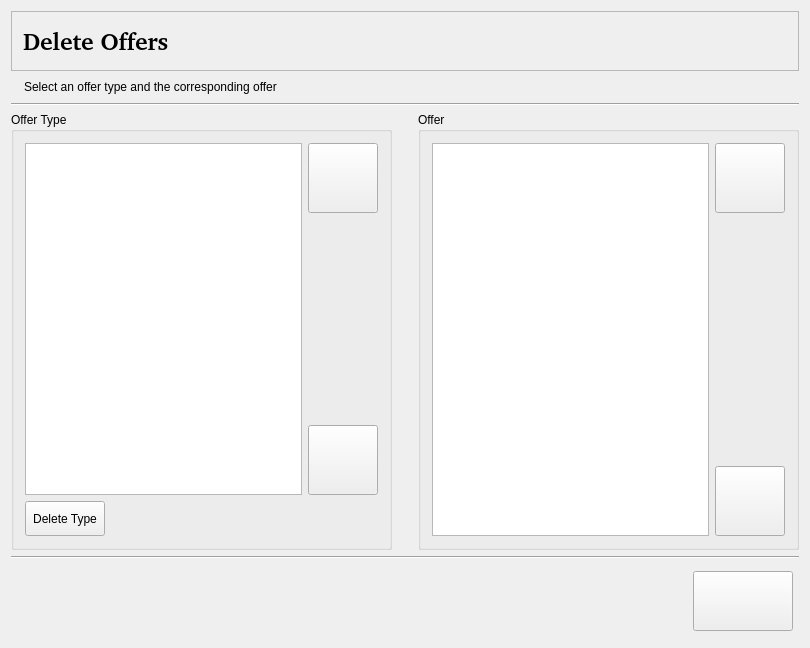
<?xml version="1.0" encoding="UTF-8"?>
<ui version="4.0">
 <class>OfferDeletionWidgetBase</class>
 <widget class="QWidget" name="OfferDeletionWidgetBase">
  <property name="geometry">
   <rect>
    <x>0</x>
    <y>0</y>
    <width>810</width>
    <height>648</height>
   </rect>
  </property>
  <property name="windowTitle">
   <string>Form2</string>
  </property>
  <layout class="QVBoxLayout">
   <item>
    <widget class="QFrame" name="Frame3">
     <property name="minimumSize">
      <size>
       <width>0</width>
       <height>60</height>
      </size>
     </property>
     <property name="maximumSize">
      <size>
       <width>32567</width>
       <height>60</height>
      </size>
     </property>
     <property name="frameShape">
      <enum>QFrame::StyledPanel</enum>
     </property>
     <property name="frameShadow">
      <enum>QFrame::Raised</enum>
     </property>
     <property name="lineWidth">
      <number>2</number>
     </property>
     <layout class="QHBoxLayout">
      <property name="spacing">
       <number>6</number>
      </property>
      <property name="leftMargin">
       <number>11</number>
      </property>
      <property name="topMargin">
       <number>11</number>
      </property>
      <property name="rightMargin">
       <number>11</number>
      </property>
      <property name="bottomMargin">
       <number>11</number>
      </property>
      <item>
       <widget class="QLabel" name="title">
        <property name="font">
         <font>
          <family>Nimbus Sans l [Urw]</family>
          <pointsize>18</pointsize>
          <weight>75</weight>
          <bold>true</bold>
         </font>
        </property>
        <property name="text">
         <string>Delete Offers</string>
        </property>
        <property name="wordWrap">
         <bool>false</bool>
        </property>
       </widget>
      </item>
      <item>
       <spacer name="Spacer3">
        <property name="orientation">
         <enum>Qt::Horizontal</enum>
        </property>
        <property name="sizeType">
         <enum>QSizePolicy::Expanding</enum>
        </property>
        <property name="sizeHint" stdset="0">
         <size>
          <width>181</width>
          <height>0</height>
         </size>
        </property>
       </spacer>
      </item>
     </layout>
    </widget>
   </item>
   <item>
    <layout class="QHBoxLayout">
     <item>
      <widget class="QLabel" name="pix_label1">
       <property name="text">
        <string/>
       </property>
       <property name="pixmap">
        <pixmap>image0</pixmap>
       </property>
       <property name="wordWrap">
        <bool>false</bool>
       </property>
      </widget>
     </item>
     <item>
      <widget class="QLabel" name="textLabel9">
       <property name="text">
        <string>Select an offer type and the corresponding offer</string>
       </property>
       <property name="wordWrap">
        <bool>false</bool>
       </property>
      </widget>
     </item>
     <item>
      <spacer name="spacer34">
       <property name="orientation">
        <enum>Qt::Horizontal</enum>
       </property>
       <property name="sizeType">
        <enum>QSizePolicy::Expanding</enum>
       </property>
       <property name="sizeHint" stdset="0">
        <size>
         <width>20</width>
         <height>20</height>
        </size>
       </property>
      </spacer>
     </item>
    </layout>
   </item>
   <item>
    <widget class="Line" name="line10">
     <property name="frameShape">
      <enum>QFrame::HLine</enum>
     </property>
     <property name="frameShadow">
      <enum>QFrame::Sunken</enum>
     </property>
    </widget>
   </item>
   <item>
    <layout class="QHBoxLayout">
     <item>
      <widget class="QGroupBox" name="groupBox1">
       <property name="title">
        <string>Offer Type</string>
       </property>
       <layout class="QVBoxLayout">
        <item>
         <layout class="QHBoxLayout">
          <item>
           <widget class="QListWidget" name="offer_listbox">
            <property name="font">
             <font>
              <pointsize>16</pointsize>
             </font>
            </property>
            <property name="viewMode">
             <enum>QListView::ListMode</enum>
            </property>
           </widget>
          </item>
          <item>
           <layout class="QVBoxLayout">
            <item>
             <widget class="QPushButton" name="up_type_button">
              <property name="minimumSize">
               <size>
                <width>70</width>
                <height>70</height>
               </size>
              </property>
              <property name="toolTip">
               <string>Upload an offer type</string>
              </property>
              <property name="text">
               <string/>
              </property>
              <property name="autoRepeat">
               <bool>true</bool>
              </property>
             </widget>
            </item>
            <item>
             <spacer name="verticalSpacer">
              <property name="orientation">
               <enum>Qt::Vertical</enum>
              </property>
              <property name="sizeHint" stdset="0">
               <size>
                <width>20</width>
                <height>40</height>
               </size>
              </property>
             </spacer>
            </item>
            <item>
             <widget class="QPushButton" name="down_type_button">
              <property name="minimumSize">
               <size>
                <width>70</width>
                <height>70</height>
               </size>
              </property>
              <property name="toolTip">
               <string>Download a type of offer</string>
              </property>
              <property name="text">
               <string/>
              </property>
              <property name="autoRepeat">
               <bool>true</bool>
              </property>
             </widget>
            </item>
           </layout>
          </item>
         </layout>
        </item>
        <item>
         <layout class="QHBoxLayout">
          <item>
           <widget class="QPushButton" name="del_type_button">
            <property name="minimumSize">
             <size>
              <width>0</width>
              <height>35</height>
             </size>
            </property>
            <property name="toolTip">
             <string>Delete offer type</string>
            </property>
            <property name="text">
             <string>Delete Type</string>
            </property>
           </widget>
          </item>
          <item>
           <spacer name="spacer9">
            <property name="orientation">
             <enum>Qt::Horizontal</enum>
            </property>
            <property name="sizeType">
             <enum>QSizePolicy::Expanding</enum>
            </property>
            <property name="sizeHint" stdset="0">
             <size>
              <width>40</width>
              <height>20</height>
             </size>
            </property>
           </spacer>
          </item>
          <item>
           <widget class="QLabel" name="operator_label">
            <property name="text">
             <string/>
            </property>
            <property name="wordWrap">
             <bool>false</bool>
            </property>
           </widget>
          </item>
         </layout>
        </item>
       </layout>
      </widget>
     </item>
     <item>
      <spacer name="spacer8">
       <property name="orientation">
        <enum>Qt::Horizontal</enum>
       </property>
       <property name="sizeType">
        <enum>QSizePolicy::Fixed</enum>
       </property>
       <property name="sizeHint" stdset="0">
        <size>
         <width>20</width>
         <height>20</height>
        </size>
       </property>
      </spacer>
     </item>
     <item>
      <widget class="QGroupBox" name="groupBox2">
       <property name="title">
        <string>Offer</string>
       </property>
       <layout class="QVBoxLayout">
        <item>
         <layout class="QVBoxLayout">
          <item>
           <layout class="QHBoxLayout">
            <item>
             <widget class="QTreeWidget" name="offer_listview">
              <property name="font">
               <font>
                <pointsize>16</pointsize>
               </font>
              </property>
              <attribute name="headerVisible">
               <bool>false</bool>
              </attribute>
              <column>
               <property name="text">
                <string notr="true">1</string>
               </property>
              </column>
             </widget>
            </item>
            <item>
             <layout class="QVBoxLayout">
              <item>
               <widget class="QPushButton" name="up_button">
                <property name="minimumSize">
                 <size>
                  <width>70</width>
                  <height>70</height>
                 </size>
                </property>
                <property name="toolTip">
                 <string>Upload an offer</string>
                </property>
                <property name="text">
                 <string/>
                </property>
                <property name="autoRepeat">
                 <bool>true</bool>
                </property>
               </widget>
              </item>
              <item>
               <spacer name="spacer10">
                <property name="orientation">
                 <enum>Qt::Vertical</enum>
                </property>
                <property name="sizeType">
                 <enum>QSizePolicy::Expanding</enum>
                </property>
                <property name="sizeHint" stdset="0">
                 <size>
                  <width>20</width>
                  <height>31</height>
                 </size>
                </property>
               </spacer>
              </item>
              <item>
               <widget class="QPushButton" name="down_button">
                <property name="minimumSize">
                 <size>
                  <width>70</width>
                  <height>70</height>
                 </size>
                </property>
                <property name="toolTip">
                 <string>Download an offer</string>
                </property>
                <property name="text">
                 <string/>
                </property>
                <property name="autoRepeat">
                 <bool>true</bool>
                </property>
               </widget>
              </item>
             </layout>
            </item>
           </layout>
          </item>
         </layout>
        </item>
       </layout>
      </widget>
     </item>
    </layout>
   </item>
   <item>
    <widget class="Line" name="line10_2">
     <property name="frameShape">
      <enum>QFrame::HLine</enum>
     </property>
     <property name="frameShadow">
      <enum>QFrame::Sunken</enum>
     </property>
    </widget>
   </item>
   <item>
    <layout class="QHBoxLayout">
     <property name="leftMargin">
      <number>6</number>
     </property>
     <property name="topMargin">
      <number>6</number>
     </property>
     <property name="rightMargin">
      <number>6</number>
     </property>
     <property name="bottomMargin">
      <number>6</number>
     </property>
     <item>
      <spacer name="Spacer1_2_2">
       <property name="orientation">
        <enum>Qt::Horizontal</enum>
       </property>
       <property name="sizeType">
        <enum>QSizePolicy::Expanding</enum>
       </property>
       <property name="sizeHint" stdset="0">
        <size>
         <width>390</width>
         <height>16</height>
        </size>
       </property>
      </spacer>
     </item>
     <item>
      <widget class="QPushButton" name="ok_button">
       <property name="enabled">
        <bool>true</bool>
       </property>
       <property name="minimumSize">
        <size>
         <width>100</width>
         <height>60</height>
        </size>
       </property>
       <property name="text">
        <string/>
       </property>
      </widget>
     </item>
    </layout>
   </item>
  </layout>
 </widget>
 <layoutdefault spacing="6" margin="11"/>
 <resources/>
 <connections/>
</ui>
